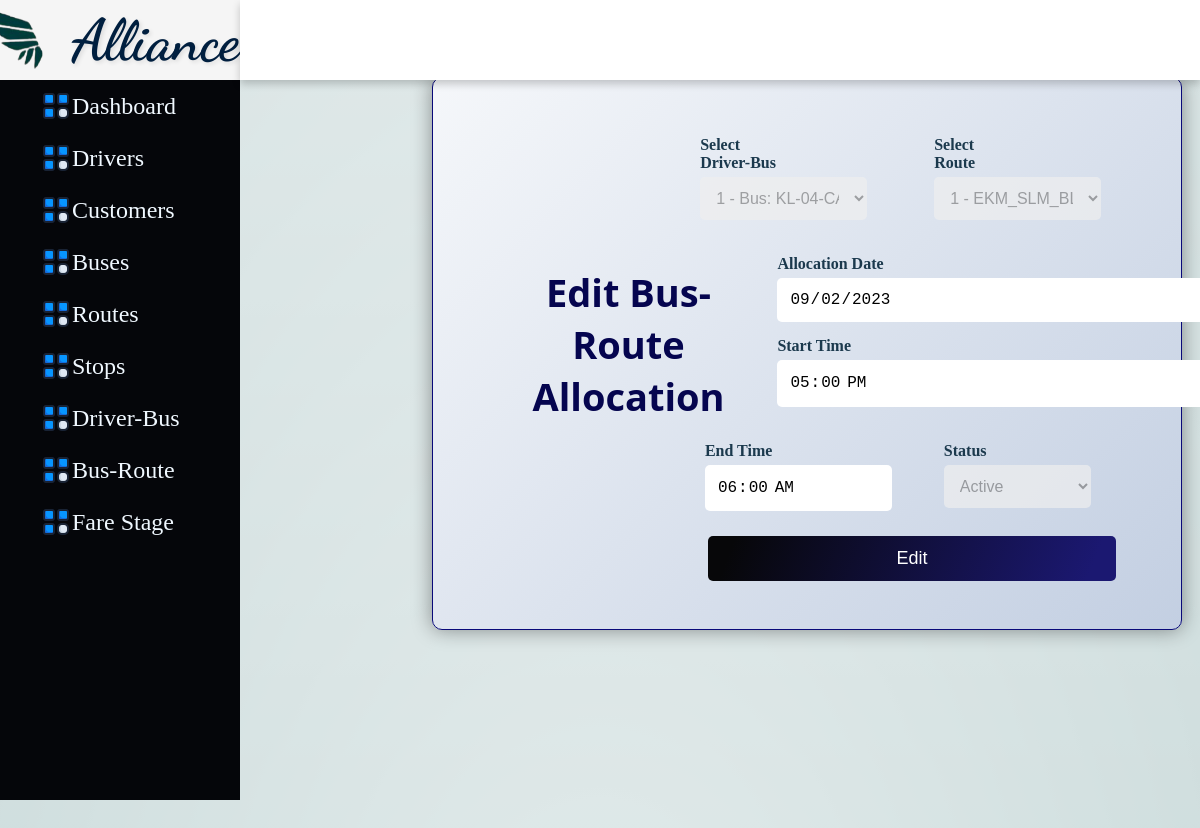
The app's page /Ubusroute2.php?Bus_route_id=1 with its own data.
### tables this page shows
CREATE TABLE `tbl_bus_route` (
  `Bus_route_id` int(5) NOT NULL,
  `Driver_bus_id` int(5) DEFAULT NULL,
  `Route_id` int(5) DEFAULT NULL,
  `Allocation_date` date NOT NULL,
  `Start_time` time NOT NULL,
  `End_time` time NOT NULL,
  `Br_status` tinyint(1) NOT NULL DEFAULT 1
);

### Ubusroute2.php (the view, shortened to what this page needs)
<html>
<head>
    <link rel="stylesheet" href="Style.css">
    <link rel="stylesheet" href="Aubusroute.css">
</head>
<body>
<div class="side-menu">
<div class="brand-name">
                <div class="logo">
                    <img src="logo2.png">
                </div>
            <h1>Alliance</h1>
        </div>
        <ul class="ui">
          <li><a href="admin.php"><img src="ui.png"> Dashboard </a></li>
          <li><a href="Driver.php"><img src="ui.png">Drivers</a></li>
          <li><a href="Cust.php"><img src="ui.png">Customers</a></li>
          <li><a href="Bus.php"><img src="ui.png">Buses</a></li>
          <li><a href="Route.php"><img src="ui.png">Routes</a></li>
          <li><a href="Stop.php"><img src="ui.png">Stops</a></li>
          <li><a href="Driverbus.php"><img src="ui.png">Driver-Bus</a></li>
          <li><a href="Busroute.php"><img src="ui.png">Bus-Route</a></li>
          <li><a href="Farestage.php"><img src="ui.png">Fare Stage</a></li>
        </ul></div>
<div class="container">
<div class="header">
    <div class="nav">
                <div class="user">
                    <div class="img-case">
                    </div>
                </div>
                </div>
                </div>    <div class="content">
        <div class="main">
            <div class="form">
                <h1>Edit Bus-Route Allocation</h1>
                <?php
include 'Dbconnect.php';
$row = null;
function sanitizeInput($data) {
    $data = trim($data);
    $data = stripslashes($data);
    $data = htmlspecialchars($data);
    return $data;
}
if (isset($_GET['Bus_route_id'])) {
    $id = sanitizeInput($_GET['Bus_route_id']);
    $sql = "SELECT * FROM tbl_Bus_route WHERE Bus_route_id=$id";
    $result = mysqli_query($conn, $sql);
    if (mysqli_num_rows($result) > 0) {
        $row = mysqli_fetch_assoc($result);
        $selectedDriverBusId = $row['Driver_bus_id'];
        $selectedRouteId = $row['Route_id'];
    } else {
        echo "<script> alert(\"No Bus Route found with the specified ID\");</script>";
        echo "<script>window.location.href='Ubusroute.php';</script>";
        exit;
    }
}
?>
                <form action="Ubusroute.php" method="post">
                    <div class="form-row">
                        <div class="form-group">
                            <label for="DriverBusSelect">Select Driver-Bus</label>
                            <select id="DriverBusSelect" name="DriverBusSelect" disabled required>
                                <?php
                                $driverBusQuery = "SELECT Driver_bus_id, Driver_id, Bus_id FROM tbl_Driver_Bus";
                                $driverBusResult = $conn->query($driverBusQuery);
                                while ($driverBusRow = $driverBusResult->fetch_assoc()) {
                                    $driverId = $driverBusRow["Driver_id"];
                                    $driverQuery = "SELECT D_fname FROM tbl_Driver WHERE Driver_id = '$driverId'";
                                    $driverResult = $conn->query($driverQuery);
                                    $driverRow = $driverResult->fetch_assoc();
                                    $busId = $driverBusRow["Bus_id"];
                                    $busQuery = "SELECT Bus_Reg_no FROM tbl_Bus WHERE Bus_id = '$busId'";
                                    $busResult = $conn->query($busQuery);
                                    $busRow = $busResult->fetch_assoc();
                                    $selected = ($driverBusRow["Driver_bus_id"] == $selectedDriverBusId) ? 'selected' : '';
                                    echo "<option value=\"" . $driverBusRow["Driver_bus_id"] . "\" $selected>" . $driverBusRow["Driver_bus_id"] . " - Bus: " . $busRow["Bus_Reg_no"] . ", Driver: " . $driverRow["D_fname"] . "</option>";
                                }
                                ?>
                            </select>
                        </div>
                        <div class="form-group">
                            <label for="RouteSelect">Select Route</label>
                            <select id="RouteSelect" name="RouteSelect" disabled required>
                                <?php
                                $routeQuery = "SELECT Route_id, Route_name FROM tbl_route";
                                $routeResult = $conn->query($routeQuery);
                                while ($routeRow = $routeResult->fetch_assoc()) {
                                    $selected = ($routeRow["Route_id"] == $selectedRouteId) ? 'selected' : '';
                                    echo "<option value=\"" . $routeRow["Route_id"] . "\" $selected>" . $routeRow["Route_id"] . " - " . $routeRow["Route_name"] . "</option>";
                                }
                                ?>
                            </select>
                        </div>
                    </div>
                    <div class="form-row">
                        <div class="form-group">
                            <label for="Allocation_date">Allocation Date</label>
                            <input type="date" id="Allocation_date" name="Allocation_date" min="<?= date('Y-m-d'); ?>" value="<?php echo $row['Allocation_date'] ?? ''; ?>" readonly required>
                        </div>
                        <div class="form-group">
                            <label for="Start_time">Start Time</label>
                            <input type="time" id="Start_time" name="Start_time" value="<?php echo $row['Start_time'] ?? ''; ?>" readonly required>
                        </div>
                    </div>
                    <div class="form-row">
                        <div class="form-group">
                            <label for="End_time">End Time</label>
                            <input type="time" id="End_time" name="End_time" value="<?php echo $row['End_time'] ?? ''; ?>" readonly required>
                        </div>
                        <div class="form-group">
                            <label for="Br_status">Status</label>
                            <select id="Br_status" name="Br_status" disabled required>
                                <option value="1" <?php if (isset($row['Br_status']) && trim($row['Br_status']) === '1') echo 'selected'; ?>>Active</option>
                            </select>
                        </div>
                    </div>
                    <div class="form-group">
                        <input type="button" value="Edit" onclick="enableFormFields()">
                    </div>
                </form>
            </div>
        </div>
    </div>
</div>
</body>
</html>

### Style.css (style rules this page uses)
* { margin: 0; padding: 0%; box-sizing: border-box; }
body { min-height: 100vh; }
a { text-decoration: none; }
li { list-style: none; }
h1,h2 { color:#090979; }
.side-menu li a { font-size: 24px; padding: 10px 40px; color: aliceblue; display: flex; align-items: center; }
.container { position: absolute; background-size: 100%; right: 0; width: 80vw; height: 100vh; }
.container .header { position: fixed; top: 0%; width: 80vw; height: 10vh; background: white; display: flex; align-items: center; justify-content: center; box-shadow: 0 4px 8px 0 rgba(0,0,0,0.2); z-index: 1; }
.container .header .nav { width: 90%; display: flex; align-items: center; }
.container .header .nav .user { flex: 1; display: flex; justify-content: space-between; align-items: center; }
.container .header .nav .user .img-case { position: relative; width: 50px; height: 50px; }
ul.ui img { height: 20%; width: 20%; }

### Aubusroute.css (style rules this page uses)
body { align-items: center; background-color: #CDDCDC; background-image: radial-gradient(at 50% 100%, rgba(255,255,255,0.50) 0%, rgba(0,0,0,0.50) 100%), linear-gradient(to bottom, rgba(255,255,255,0.25) 0%, rgba(0,0,0,0.25) 100%); background-blend-mode: screen, overlay; height: 100%; }
.form { margin-top: 8%; background-image: linear-gradient(135deg, #f5f7fa 0%, #c3cfe2 100%); color: #1B394D; padding: 5% 8%; border-radius: 10px; box-shadow: 0 0 20px rgba(0, 0, 0, 0.4); max-width: 750px; border: 1px solid #090979; display: flex; justify-content: center; align-items: center; margin-left: 20%; animation: floatUp 1s ease-in-out; }
.form h1 { color:#05054f; text-align: center; margin-bottom: 20px; font-size: 38px; font-weight: bold; font-family: 'Segoe UI', Tahoma, Geneva, Verdana, sans-serif; }
.form-row { display: flex; padding: 10px; flex-wrap: wrap; gap:8%; margin-left: -27%; }
.form-group { flex: 1; margin-right: 80px; justify-content: space-between; }
label { display: block; margin-bottom: 5px; color: #1B394D; font-weight: bold; margin-left: 33%; }
input[type="text"], input[type="number"], input[type="email"], input[type="tel"], input[type="time"], input[type="date"], input[type="password"], select { margin-left: 33%; width: 140%; padding: 12px; font-size: 16px; border: none; border-radius: 5px; margin-bottom: 15px; transition: border-color 0.3s ease, transform 0.3s ease; }
input[type="submit"] , input[type="button"] { background: linear-gradient( 111.4deg, rgba(7,7,9,1) 6.5%, rgba(27,24,113,1) 93.2% ); margin-left: -14%; width:147%; color: #fff; font-size: 18px; padding: 12px 24px; border: none; border-radius: 5px; cursor: pointer; transition: background-color 0.3s ease; }
.side-menu { position: fixed; background: #05060A; width:20vw; min-height:100vh; display: flex; flex-direction: column; }
.side-menu .brand-name { background: whitesmoke; height: 10vh; display: flex; align-items: center; justify-content: center; }
.side-menu .brand-name h1 { margin-left: -20%; font-family: 'Dancing Script', cursive; font-size: 58px; color: #001F3F; text-shadow: 2px 2px 4px rgba(0, 0, 0, 0.1); }
.side-menu .brand-name img { margin-left: -30%; height:85%; width:85%; }
body { align-items: center; background-color: #CDDCDC; background-image: radial-gradient(at 50% 100%, rgba(255,255,255,0.50) 0%, rgba(0,0,0,0.50) 100%), linear-gradient(to bottom, rgba(255,255,255,0.25) 0%, rgba(0,0,0,0.25) 100%); background-blend-mode: screen, overlay; height: 160%; }

### Dbconnect.php (style rules this page uses)
body { user-select: none; }

### records on screen
tbl_bus_route: Allocation_date "09/02/2023", Start_time "17:00:00", End_time "06:00:00", Br_status "Active"

### other values on screen
form field DriverBusSelect "1 - Bus: KL-04-CA-8709, Driver: Vinod"
form field RouteSelect "1 - EKM_SLM_BLR"
